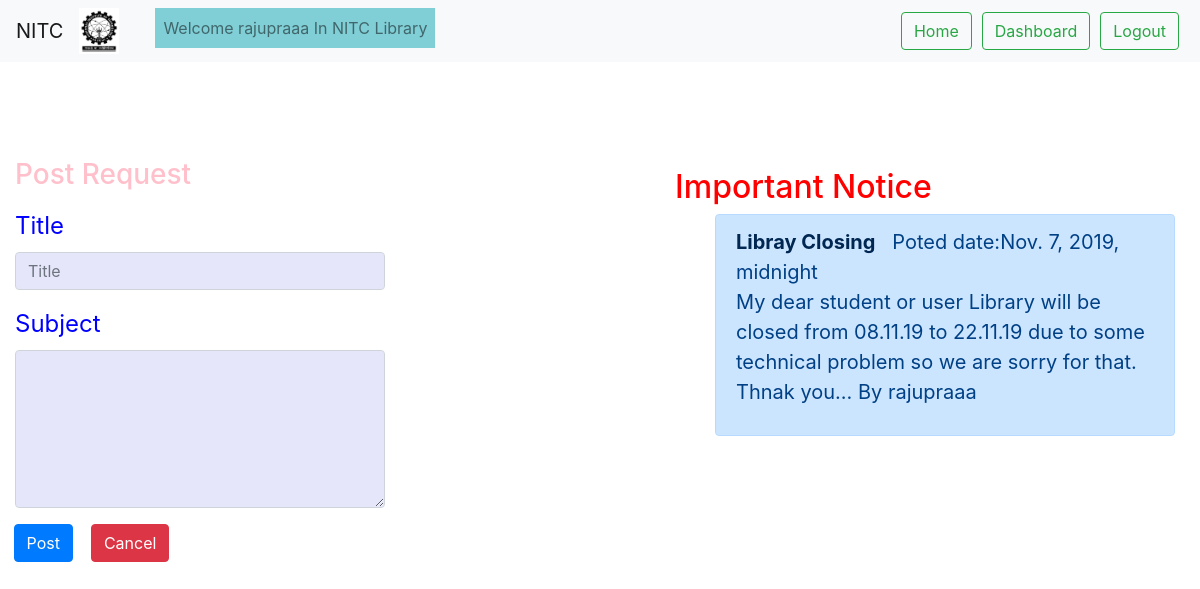
/requestbook/ (signed in), run on the app's committed database.
### library/models.py (models this page shows, shortened)
class Post(models.Model):
    title  = models.CharField(max_length=100)
    content = models.TextField()
    date_posted = models.DateTimeField(default=timezone.now)
    author = models.CharField(max_length=20)

### library/views.py (the view, shortened to what this page needs)
# urls.py: path('requestbook/', views.requestbook, name='requestbook'),
def requestbook(request):
    if not request.user.is_authenticated :
        return render(request,'library/index.html')
    objp = Post.objects.all()
    return render(request, 'library/requestbook.html',{'objp':objp})

### library/templates/library/requestbook.html (shortened to what this page needs)
<!DOCTYPE html>
<html lang="en">
<head>
  {% load static %}
    <link rel="stylesheet" href="https://stackpath.bootstrapcdn.com/bootstrap/4.3.1/css/bootstrap.min.css">
</head>
<body background="{% static 'library/img/wonder1.jpg' %}" style="background-repeat: no-repeat; background-size: cover; ">
<nav class="navbar navbar-expand-lg navbar-light bg-light">
  <a class="navbar-brand" href="#">NITC</a>
  <div class="collapse navbar-collapse" id="navbarSupportedContent">
    <ul class="navbar-nav mr-auto">
       <li class="nav-item">
        <img src="{% static 'library/img/logonitc.jpg' %} "style="width:40px; hieght:40px;">
      </li>
      <li class="nav-item">
         <mark class="nav-link enabled" href="#" tabindex="2" aria-disabled="false" style="background-color: #80ced6;">Welcome {{ user.username }} In NITC Library</mark>
      </li>
    </ul>
    <form class="form-inline my-2 my-lg-0" >
        <a href="{% url 'index' %}" class="btn btn-outline-success my-2 my-sm-0"  style="margin:5px;" >Home</a><br>
        <a href="{% url 'wel' %}" class="btn btn-outline-success my-2 my-sm-0"  style="margin:5px;">Dashboard</a>
        <a href="{% url 'logout' %}" class="btn btn-outline-success my-2 my-sm-0"  style="margin:5px;">Logout</a>
    </form>
  </div>
</nav>
<br>
</div><br><br><br>
<div class="main1">
		<h2 style="color: red"><marquee>Important Notice</marquee></h2>
			<ul style="font-size:20px; color:white">
  {% if objp %}
                {% for i in objp %}
            <form method="POST" action="//">
                <div class="alert alert-primary" role="alert">
                   <a href="#" value="{{i.content}}" onclick="fun1('{{i.content}}')" class="alert-link">{{i.title}}</a>&nbsp;&nbsp;&nbsp;Poted date:{{i.date_posted}}
                    <p>{{i.content}}</p>
                 </div>
            </form>
                {% endfor %}
</ul>
    {% endif %}
</div>
<h3><label for="exampleInputEmail1" style="color:pink">&nbsp;&nbsp;Post Request</label></h3>
<form action="/requestbook/" method="POST">
    <div class="form-group col-lg-4">
        <label for="exampleInputEmail1" style="color:blue;size:20px;font;"><font size="5">Title</font></label>
        <input type="text" class="form-control" name="title" id="exampleInputEmail1" placeholder="Title" rows="3" style="background-color:Lavender;color:black;">
</div>
    <div class="form-group col-lg-4">
        <label for="exampleInputEmail1" style="color:blue;"><font size="5">Subject</font></label>
     <textarea class="form-control" id="exampleFormControlTextarea1" rows="6" name="content" style="background-color:Lavender;color:black;"></textarea>
</div>
    &nbsp;&nbsp;&nbsp;<button type="submit" class="btn btn-primary">Post</button>
    &nbsp;&nbsp;&nbsp;<a href="{% url 'wel' %}" class="btn btn-danger">Cancel</a>
</form>
</body>
</html>

### library/templates/library/requestbook.html (style rules this page uses)
.main1 { float: right; margin-top: 10px; height: 300px; width: 500px; margin-right: 25px; text-align: left; }

### data on the page
Post: title "Libray Closing", date_posted "Nov. 7, 2019, midnight", content "My dear student or user Library will be closed from 08.11.19 to 22.11.19 due to some technical problem so we are sorry for that. Thnak you... By rajupraaa"

### other printed values
{{ user.username }} "rajupraaa"
